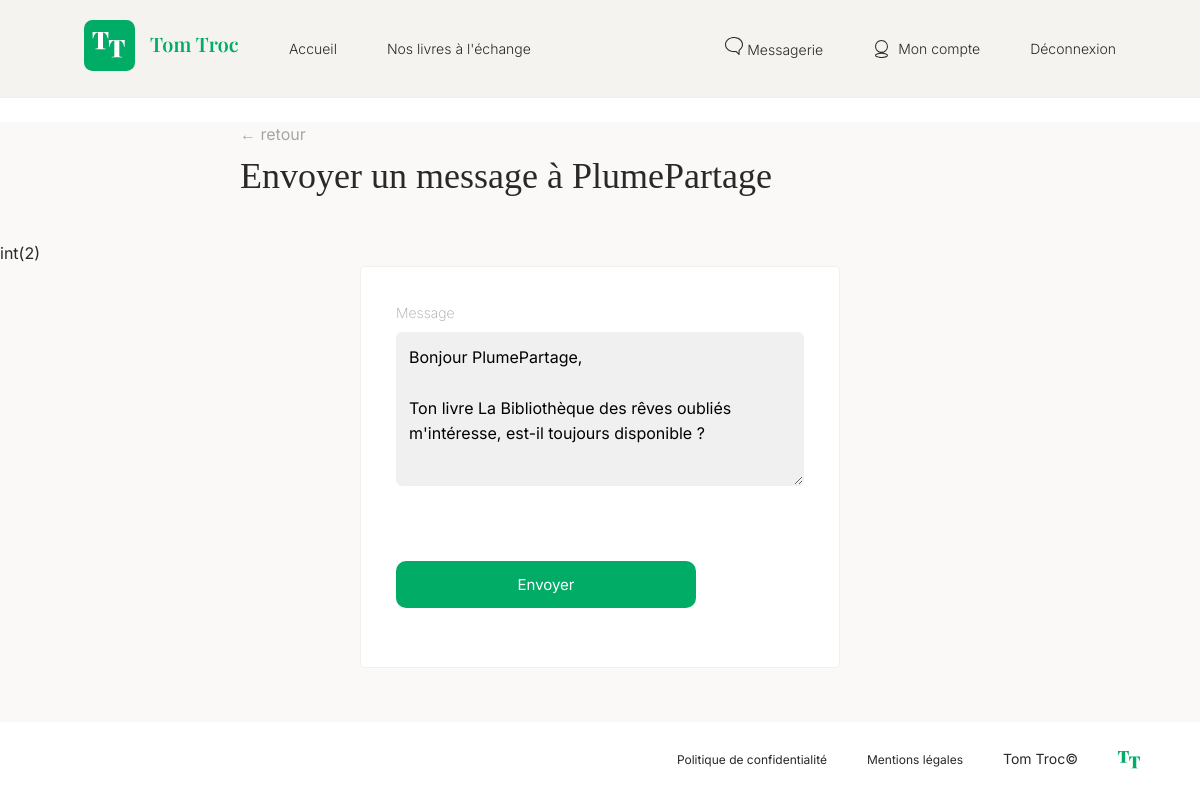
Page /index.php?page=firstMessage&contactId=2&bookId=16 (signed in) on the earlier database version.
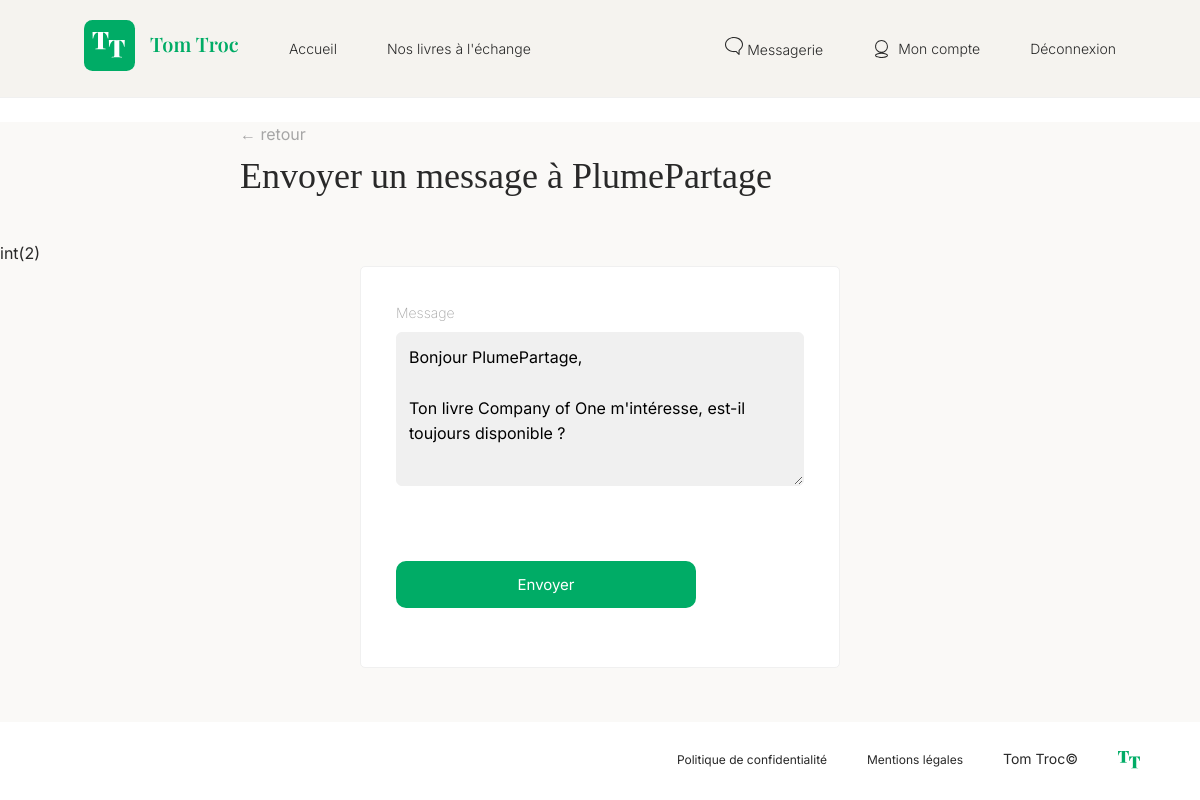
Same page on the later database version.
### tables this page shows
CREATE TABLE `users` (
  `id` int(11) NOT NULL,
  `pseudo` varchar(128) NOT NULL,
  `password` varchar(255) NOT NULL,
  `email` varchar(255) NOT NULL,
  `profile_picture` varchar(255) NOT NULL,
  `register_date` datetime NOT NULL DEFAULT current_timestamp()
);

CREATE TABLE `books` (
  `id` int(11) NOT NULL,
  `title` varchar(255) NOT NULL,
  `author` varchar(255) NOT NULL,
  `description` text NOT NULL,
  `availability` tinyint(1) NOT NULL,
  `cover` varchar(255) NOT NULL,
  `user_id` int(11) NOT NULL
);

### controllers/MessageController.php (called while the page is built, shortened)
<?php
class MessageController
{
    public function firstMessage()
    {
        $contactId = (int) Utils::request('contactId', -1);
        $bookId = (int) Utils::request('bookId', -1);
        $userManager = new UserManager();
        $user = $userManager->getUserById($contactId);
        $contactPseudo = $user->getPseudo();
        if ($bookId === -1) {
            $message = "Bonjour " . htmlspecialchars($contactPseudo ?? '') . ",\n\n"
                . "As-tu des livres disponibles ?\n\n"
                . "Merci.";
        } else {
            $bookManager = new BookManager();
            $book = $bookManager->getBookById($bookId);
            $bookTitle = $book->getTitle();
            $message = "Bonjour " . htmlspecialchars($contactPseudo ?? '') . ",\n\n"
                    . "Ton livre " . htmlspecialchars($bookTitle ?? '') . " m'intéresse, est-il toujours disponible ?";
        }
        require TEMPLATE_VIEW_PATH . 'firstMessage.php';
        $content = ob_get_clean();
        require TEMPLATE_VIEW_PATH . 'main.php';
    }
}

### services/Utils.php (called while the page is built, shortened)
<?php
class Utils {
    public static function request(string $variableName, mixed $defaultValue = null) : mixed
    {
        return $_REQUEST[$variableName] ?? $defaultValue;
    }
    public static function isUserConnected(): bool
    {
        return isset($_SESSION['user']);
    }
}

### models/AbstractEntityManager.php (called while the page is built, shortened)
<?php
abstract class AbstractEntityManager
{
    public function __construct()
    {
        $this->db = new PDO(
            'mysql:host=' . DB_HOST . ';dbname=' . DB_NAME . ';charset=utf8mb4',
            DB_USER,
            DB_PASS,
            [
                PDO::ATTR_ERRMODE => PDO::ERRMODE_EXCEPTION,
                PDO::ATTR_DEFAULT_FETCH_MODE => PDO::FETCH_ASSOC
            ]
        );
    }
}

### models/UserManager.php (called while the page is built, shortened)
<?php
class UserManager extends AbstractEntityManager
{
    public function getUserById(int $id): ?User
    {
        $sql = "SELECT * FROM users WHERE id = :id";
        $query = $this->db->prepare($sql);
        $query->execute([
            'id' => $id
        ]);
        $userData = $query->fetch();
        return new User($userData);
    }
}

### models/User.php (called while the page is built, shortened)
<?php
class User
{
    private $pseudo;
    public function __construct(array $data)
    {
        $this->pseudo = $data['pseudo'];
    }
    public function getPseudo()
    {
        return $this->pseudo;
    }
}

### models/BookManager.php (called while the page is built, shortened)
<?php
class BookManager extends AbstractEntityManager
{
    public function getBookById(int $id): ?Book
    {
        $sql = "SELECT books.*, users.pseudo, users.profile_picture FROM books INNER JOIN users ON books.user_id = users.id WHERE books.id = :id";
        $query = $this->db->prepare($sql);
        $query->execute(['id' => $id]);
        $bookData = $query->fetch();
        return new Book($bookData);
    }
}

### models/Book.php (called while the page is built, shortened)
<?php
class Book
{
    private $title;
    public function __construct(array $data)
    {
        $this->title = $data['title'];
    }
    public function getTitle()
    {
        return $this->title;
    }
}

### views/templates/firstMessage.php (the view, shortened to what this page needs)
<div class="fil-ariane">
    <a href="index.php?page=myAccount">← retour</a>
</div>
<h1>Envoyer un message à <?= htmlspecialchars($contactPseudo) ?></h1>
<div class="create-book">
    <?php var_dump($contactId); ?>
    <form action="index.php?page=sendFirstMessage" method="POST" enctype="multipart/form-data">
        <div>
            <label for="content">Message</label>
            <textarea id="content" name="content" rows="5" cols= "32" required><?= $message ?></textarea>
        </div>
        <button type="submit">Envoyer</button>
    </form>
</div>

### index.php (shortened to what this page needs)
<?php
$page = $_GET['page'] ?? 'home';
switch ($page) {
    case 'firstMessage' :
        $controller = new MessageController();
        $controller->firstMessage();
        break;
}

### views/templates/main.php (shortened to what this page needs)
<!DOCTYPE html>
<html lang="fr">
<head>
    <link rel="stylesheet" href="css/style.css">
</head>
<body>
    <header>
        <nav class="nav-left">
            <a href="index.php?page=home"><img src="images/logo/header-logo.svg" alt="logo TomTroc"></a>
            <a href="index.php?page=home"
            class="<?= ($_GET['page'] ?? '') === 'home' ? 'active' : '' ?>">
                Accueil
            </a>
            <a href="index.php?page=booksListing"
            class="<?= ($_GET['page'] ?? '') === 'booksListing' ? 'active' : '' ?>">
                Nos livres à l'échange
            </a>
        </nav>
        <nav class="nav-right">
            <?php if (Utils::isUserConnected()) : ?>
                <a href="index.php?page=messaging"
                class="<?= ($_GET['page'] ?? '') === 'messaging' ? 'active' : '' ?>">
                    <span class="icon-message"></span>
                    Messagerie
                </a>
                <a href="index.php?page=myAccount"
                    class="nav-svg <?= ($_GET['page'] ?? '') === 'myAccount' ? 'active' : '' ?>">
                    <span class="icon-account"></span>
                    Mon compte
                </a>
                <a href="index.php?page=logout">Déconnexion</a>
            <?php endif ?>
        </nav>
    </header>
    <main>
        <?= $content ?>
    </main>
    <footer>
        <a href="index.php?page=booksListing">Politique de confidentialité</a>
        <a href="index.php?page=booksListing">Mentions légales</a>
        <p>Tom Troc©</p>
        <img src="images/logo/logo-TT.svg" width=22px alt="logo TT">
    </footer>
</body>
</html>

### css/style.css (style rules this page uses)
:root { --color-background1: #FFFFFF; --color-background2: #F5F3EF; --color-white: #FFFFFF; --color-header: #F5F3EF; --color-primary: #00AC66; --color-primary-dark: #354b3a; --color-secondary: #d9a18f; --color-text: #292929; --color-muted: #A6A6A6; --color-border: #F0F0F0; --color-footer: #FFFFFF; --radius: 5px; }
* { box-sizing: border-box; }
body { margin: 0; font-family: 'Inter', sans-serif; background: var(--color-background1); color: var(--color-text); line-height: 1.6; }
a { color: inherit; text-decoration: none; }
button, input, textarea, select { font: inherit; }
h1, h2 { font-family: 'Playfair Display', serif; font-weight: normal; }
p { font-size: 14px; }
header { display: flex; align-items: center; justify-content: space-between; padding: 20px 7%; background: var(--color-header); border-bottom: 1px solid var(--color-border); }
nav { display: flex; align-items: center; justify-content: space-between; }
.nav-left, .nav-right { display: flex; gap: 50px; }
.nav-left { justify-content: flex-start; }
.nav-right { justify-content: flex-end; }
nav a { font-size: 14px; font-weight: 300; transition: color .2s; }
.nav-svg { display: inline-flex; align-items: center; gap: 7px; color: var(--color-text); transition: color .2s; }
.icon-message, .icon-account { display: inline-block; width: 18px; height: 18px; background: currentColor; -webkit-mask: no-repeat center / contain; mask: no-repeat center / contain; }
.icon-message { -webkit-mask-image: url("../images/logo/message.svg"); mask-image: url("../images/logo/message.svg"); }
.icon-account { -webkit-mask-image: url("../images/logo/account.svg"); mask-image: url("../images/logo/account.svg"); }
.fil-ariane { margin-left: 20%; margin-top: 24px; color: var(--color-muted); }
main { width: 100%; min-height: 75vh; margin: auto; background: #FAF9F7; }
footer { background-color: var(--color-background1); }
main > h1 { margin: 0 0 35px 20%; font-size: 36px; }
.create-book label { color: var(--color-muted); font-weight: 200; }
.create-book input, .create-book textarea, .create-book select { background-color: #F0F0F0; margin-bottom: 24px; }
.create-book button { display: inline-block; margin: 24px 0; padding: 12px 28px; border: 2px solid var(--color-primary); border-radius: 10px; font: normal 15px 'Inter', sans-serif; transition: all .3s ease; color: var(--color-white); background: var(--color-primary); width: 300px; }
form { max-width: 480px; margin: 0 auto; padding: 35px; border: 1px solid var(--color-border); border-radius: var(--radius); background: var(--color-white); }
form div { margin-bottom: 20px; }
label { display: block; margin-bottom: 7px; font-size: 14px; font-weight: bold; }
input, textarea , select { width: 100%; padding: 12px; border: 1px solid var(--color-border); border-radius: 6px; background: var(--color-white); }
button { padding: 12px 22px; border: none; border-radius: 6px; color: var(--color-white); background: var(--color-primary); font-weight: bold; cursor: pointer; }
footer { display: flex; align-items: center; justify-content: flex-end; gap: 40px; padding: 12px 5%; color: var(--color-text); background: var(--color-white); text-align: center; font-size: 12px; }

Differences in the rows shown:
changed users "PlumePartage": content "Bonjour PlumePartage, Ton livre La Bibliothèque des rêves oubliés m'intéresse, est-il toujours disponible ?" → "Bonjour PlumePartage, Ton livre Company of One m'intéresse, est-il toujours disponible ?"
